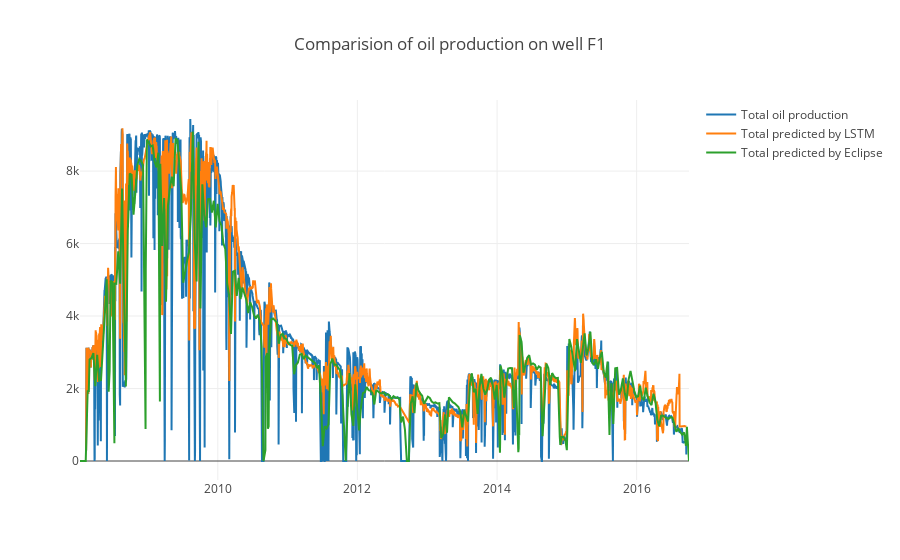

Notebook code cell kept with this figure:
### Code cell
trace = go.Scatter(x = df.DATEPRD,
                  y = df.CUM,
                  name = "Total predicted by LSTM")
trace1 = go.Scatter(x = df2.F12,
                   y = df2.Total,
                   name = "Total oil production")
trace3 = go.Scatter(x = df3.Date2,
                   y = df3.Total/10,
                   name = "Total predicted by Eclipse")
data = [trace1, trace, trace3]
layout = go.Layout(title = "Comparision of oil production on well F1")
fig = go.Figure(data = data, layout = layout)
py.iplot(fig)

### Figure 1 — Plotly figure (JSON) as saved in the notebook; plotly's stock layout.template omitted (floating-point values rounded to 4 significant figures; data arrays with more than 128 entries replaced by an {"elided": "..."} marker saying what was removed)
{"data": [{"name": "Total oil production", "type": "scatter", "uid": "089df5c2-06d7-4d4c-80fb-e310de50d3e1", "x": {"elided": "3056 str values"}, "y": {"elided": "3056 float values"}}, {"name": "Total predicted by LSTM", "type": "scatter", "uid": "cc48c5ac-3738-4eeb-b725-ef60378b7ff3", "x": {"elided": "2961 str values"}, "y": {"elided": "2961 float values"}}, {"name": "Total predicted by Eclipse", "type": "scatter", "uid": "6c071f01-b9c8-4b67-83a3-a02046d10a7c", "x": {"elided": "339 str values"}, "y": {"elided": "339 float values"}}], "layout": {"title": {"text": "Comparision of oil production on well F1"}}}
